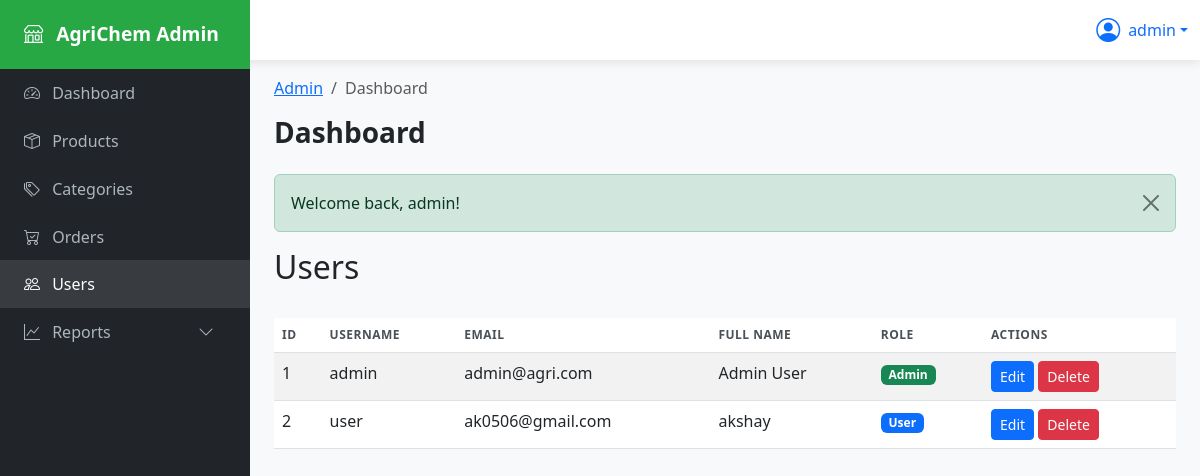
The page /admin/users.php (signed in) on the database its author committed.
### tables this page shows
CREATE TABLE `users` (
  `user_id` int(11) NOT NULL,
  `username` varchar(50) NOT NULL,
  `password` varchar(255) NOT NULL,
  `email` varchar(100) NOT NULL,
  `full_name` varchar(100) NOT NULL,
  `address` text NOT NULL,
  `phone` varchar(20) NOT NULL,
  `role` enum('admin','user') DEFAULT 'user',
  `created_at` timestamp NOT NULL DEFAULT current_timestamp()
);

### admin/users.php (the view, shortened to what this page needs)
<?php
require_once 'includes/admin_header.php';
$users = $db->query("SELECT * FROM users ORDER BY username")->fetchAll(PDO::FETCH_ASSOC);
?>
<div class="row mb-4">
    <div class="col-md-12">
        <h2>Users</h2>
    </div>
</div>
<div class="row">
    <div class="col-md-12">
        <table class="table table-striped">
            <thead>
                <tr>
                    <th>ID</th>
                    <th>Username</th>
                    <th>Email</th>
                    <th>Full Name</th>
                    <th>Role</th>
                    <th>Actions</th>
                </tr>
            </thead>
            <tbody>
                <?php foreach ($users as $user): ?>
                <tr>
                    <td><?php echo $user['user_id']; ?></td>
                    <td><?php echo htmlspecialchars($user['username']); ?></td>
                    <td><?php echo htmlspecialchars($user['email']); ?></td>
                    <td><?php echo htmlspecialchars($user['full_name']); ?></td>
                    <td>
                        <span class="badge <?php echo $user['role'] == 'admin' ? 'bg-success' : 'bg-primary'; ?>">
                            <?php echo ucfirst($user['role']); ?>
                        </span>
                    </td>
                    <td>
                        <button class="btn btn-sm btn-primary edit-user"
                                data-id="<?php echo $user['user_id']; ?>"
                                data-username="<?php echo htmlspecialchars($user['username']); ?>"
                                data-email="<?php echo htmlspecialchars($user['email']); ?>"
                                data-full-name="<?php echo htmlspecialchars($user['full_name']); ?>"
                                data-address="<?php echo htmlspecialchars($user['address']); ?>"
                                data-phone="<?php echo htmlspecialchars($user['phone']); ?>"
                                data-role="<?php echo $user['role']; ?>">
                            Edit
                        </button>
                        <a href="users.php?delete=<?php echo $user['user_id']; ?>" class="btn btn-sm btn-danger" onclick="return confirm('Are you sure?')">Delete</a>
                    </td>
                </tr>
                <?php endforeach; ?>
            </tbody>
        </table>
    </div>
</div>

### assets/css/admin.css (style rules this page uses)
.table { margin-bottom: 0; }
.table th { border-top: none; font-weight: 600; color: #495057; text-transform: uppercase; font-size: 0.75rem; letter-spacing: 0.5px; }

### admin/includes/admin_header.php (style rules this page uses)
:root { --sidebar-width: 250px; --topbar-height: 60px; --primary-color: #28a745; --dark-color: #343a40; }
body { overflow-x: hidden; font-family: 'Segoe UI', Tahoma, Geneva, Verdana, sans-serif; }

### rows shown on the page
users: user_id "1", username "admin", email "admin@agri.com", full_name "Admin User", role "Admin"
users: user_id "2", username "user", email "ak0506@gmail.com", full_name "akshay", role "User"

### other values the page prints
$_SESSION['username'] "admin"
$page_title "Dashboard"
$_SESSION['success'] "Welcome back, admin!"
